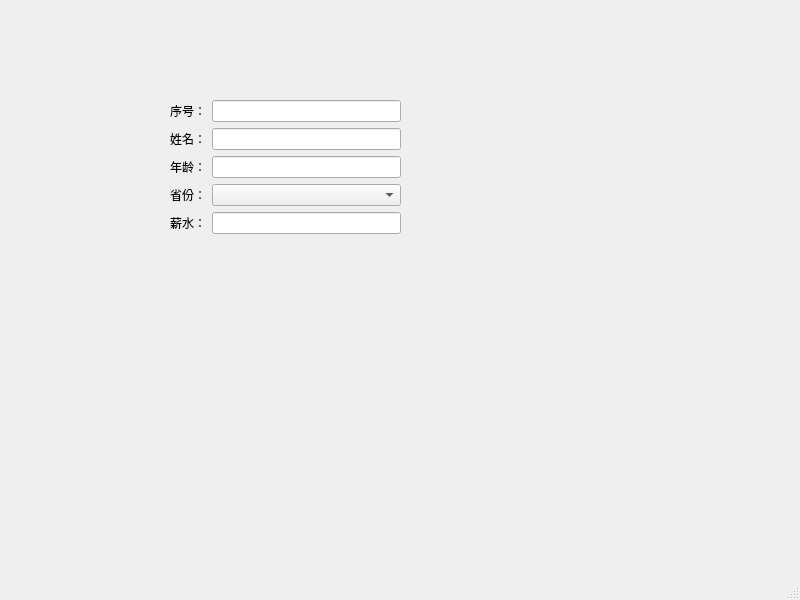
<?xml version="1.0" encoding="UTF-8"?>
<ui version="4.0">
 <class>MainWindow</class>
 <widget class="QMainWindow" name="MainWindow">
  <property name="geometry">
   <rect>
    <x>0</x>
    <y>0</y>
    <width>800</width>
    <height>600</height>
   </rect>
  </property>
  <property name="windowTitle">
   <string>MainWindow</string>
  </property>
  <widget class="QWidget" name="centralwidget">
   <widget class="QWidget" name="">
    <property name="geometry">
     <rect>
      <x>170</x>
      <y>100</y>
      <width>231</width>
      <height>151</height>
     </rect>
    </property>
    <layout class="QFormLayout" name="formLayout">
     <item row="0" column="0">
      <widget class="QLabel" name="label">
       <property name="text">
        <string>序号：</string>
       </property>
      </widget>
     </item>
     <item row="0" column="1">
      <widget class="QLineEdit" name="lineEdit"/>
     </item>
     <item row="1" column="0">
      <widget class="QLabel" name="label_2">
       <property name="text">
        <string>姓名：</string>
       </property>
      </widget>
     </item>
     <item row="1" column="1">
      <widget class="QLineEdit" name="lineEdit_2"/>
     </item>
     <item row="2" column="0">
      <widget class="QLabel" name="label_3">
       <property name="text">
        <string>年龄：</string>
       </property>
      </widget>
     </item>
     <item row="2" column="1">
      <widget class="QLineEdit" name="lineEdit_3"/>
     </item>
     <item row="3" column="0">
      <widget class="QLabel" name="label_4">
       <property name="text">
        <string>省份：</string>
       </property>
      </widget>
     </item>
     <item row="3" column="1">
      <widget class="QComboBox" name="comboBox"/>
     </item>
     <item row="4" column="0">
      <widget class="QLabel" name="label_5">
       <property name="text">
        <string>薪水：</string>
       </property>
      </widget>
     </item>
     <item row="4" column="1">
      <widget class="QLineEdit" name="lineEdit_4"/>
     </item>
    </layout>
   </widget>
  </widget>
  <widget class="QMenuBar" name="menubar">
   <property name="geometry">
    <rect>
     <x>0</x>
     <y>0</y>
     <width>800</width>
     <height>23</height>
    </rect>
   </property>
  </widget>
  <widget class="QStatusBar" name="statusbar"/>
 </widget>
 <resources/>
 <connections/>
</ui>
